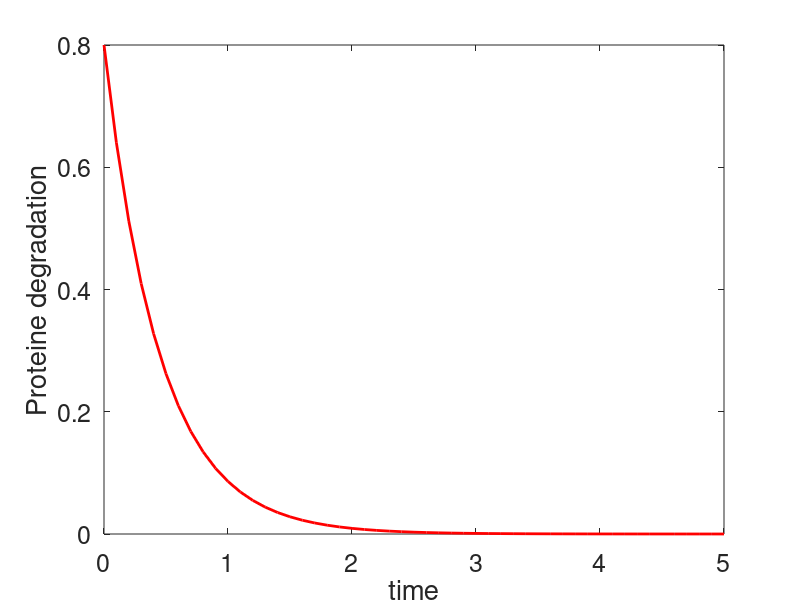

Reproduce this figure in MATLAB.
clc
clear
figure


dt=0.1;
t=0:dt:5;

fs=18;

a=2;
x0=0.8;
colour=['r','g','b','k'];

lt=length(t)-1;
x=zeros(size(t));

x(1)=x0;



for i=1:lt %numerical solution
    x(i+1)=x(i)*(1-a*dt);
end

h=plot(t,x,'LineWidth',2,'Color','r');

xlabel('time','fontsize',fs);
ylabel('Proteine degradation','fontsize',fs);
set(gca,'fontsize',fs);

